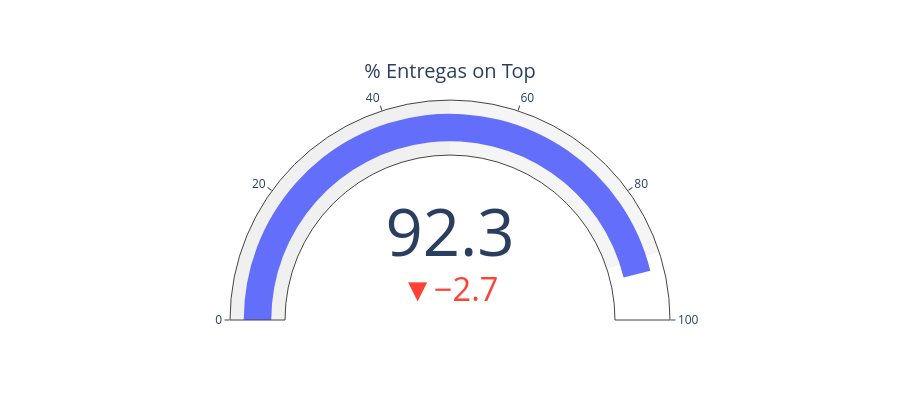

Write notebook code for a chart like this one.
### Code cell
# Fig 7: Gauge % Prazo
fig = go.Figure(go.Indicator(
    mode='gauge+number+delta',
    value=pct_prazo,
    title={'text': '% Entregas on Top'},
    delta={'reference': 95},
    gauge={
        'axis': {'range': [0, 100]},
        'bar': {'color': '#636EFA'},
        'steps': [
            {'range': [0, 50], 'color': '#f0f0f0'},
            {'range': [50, 90], 'color': '#f5f5f5'}
        ]
    }
))
fig.update_layout(height=400)
fig.show()

### Figure 1 — Plotly figure (JSON) as saved in the notebook; plotly's stock layout.template omitted (floating-point values rounded to 4 significant figures)
{"data": [{"delta": {"reference": 95}, "gauge": {"axis": {"range": [0, 100]}, "bar": {"color": "#636EFA"}, "steps": [{"color": "#f0f0f0", "range": [0, 50]}, {"color": "#f5f5f5", "range": [50, 90]}]}, "mode": "gauge+number+delta", "title": {"text": "% Entregas on Top"}, "type": "indicator", "value": 92.34}], "layout": {"height": 400}}
